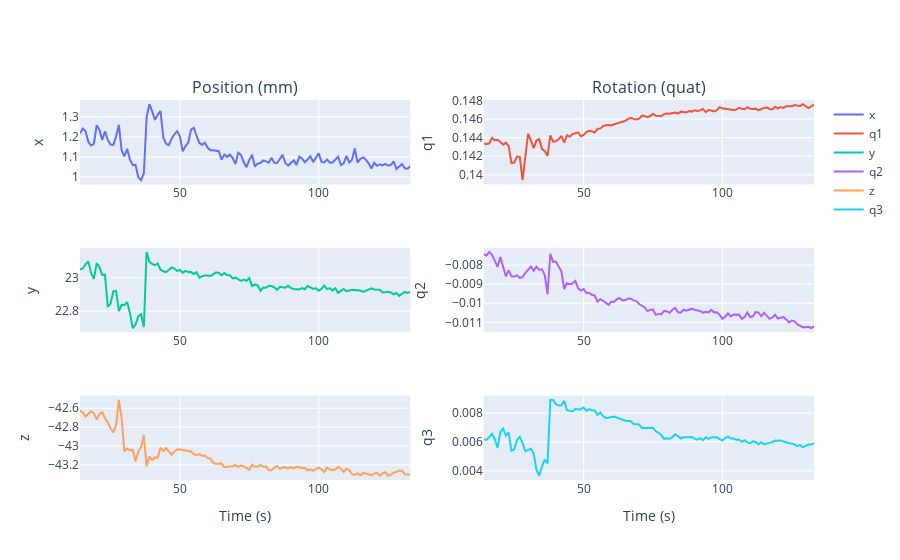

Write notebook code for a chart like this one.
### Code cell
from main_meg_qc import make_derivative_meg_qc

config_file_name = 'settings.ini'
raw, raw_cropped_filtered_resampled, QC_derivs, QC_simple, df_head_pos, head_pos = make_derivative_meg_qc(config_file_name)

raw_cropped_filtered_resampled
